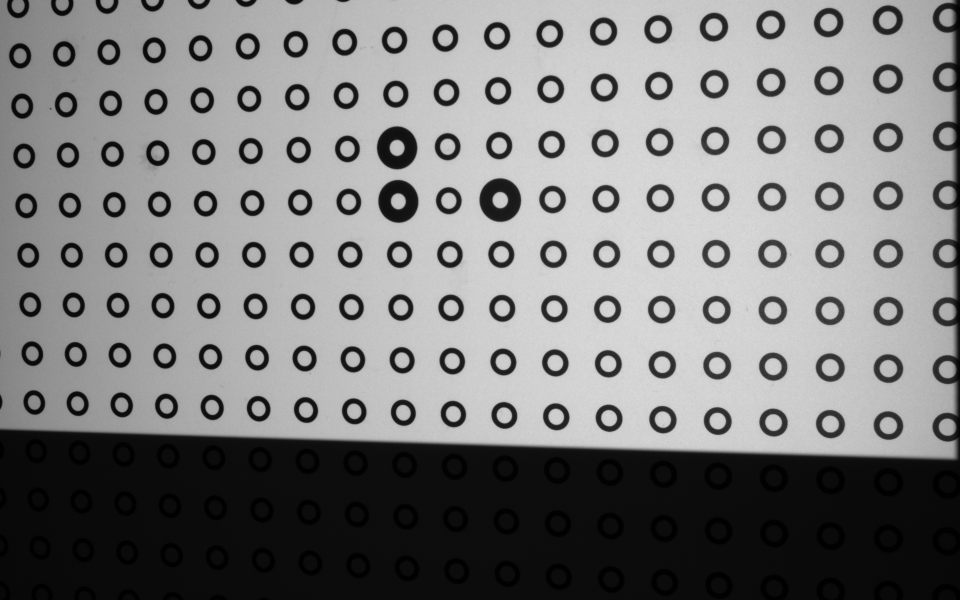
#> input picture tests/data/plate_cam0.png, 1920 x 1200 px (shown at 1/2 size); its folder holds 2 pictures in this run
$ python test_calibration.py
#> lines starting #> are read from the running program, lines starting #| are printed output that depends on the picture; after the words box and inside, x2 and y2 are one past the last pixel; in counts of white or black regions, pixels touching at a corner belong together
### scanner3d/calibration.py
"""Calibrazione stereo con la piastra di anelli.

La piastra (MediumField: passo 7,5 mm) è una griglia regolare di anelli neri su fondo
chiaro. Tre marcatori più grandi, a forma di L con rami da 1 e da 2 passi, fissano
origine e orientamento: così ogni anello ha un indice intero (i, j) e quindi una
posizione 3D nota (i*passo, j*passo, 0), indipendente dalla porzione di piastra inquadrata.

Sistema di coordinate della piastra:
    B = vertice della L          -> (0, 0)
    C = fine del ramo lungo      -> (2, 0)   (asse u)
    A = fine del ramo corto      -> (0, 1)   (asse v)
"""
from __future__ import annotations

import json
import time
from dataclasses import dataclass, field
from pathlib import Path

import cv2
import numpy as np

Grid = dict[tuple[int, int], tuple[float, float]]


# --------------------------------------------------------------------------- rilevamento
def detect_rings(gray: np.ndarray, min_area: float = 80.0) -> np.ndarray:
    """Trova gli anelli. Ritorna un array Nx3 con (x, y, raggio) in pixel."""
    if gray.ndim == 3:
        gray = cv2.cvtColor(gray, cv2.COLOR_BGR2GRAY)
    h, w = gray.shape
    blur = cv2.GaussianBlur(gray, (0, 0), 1.2)
    bw = cv2.adaptiveThreshold(blur, 255, cv2.ADAPTIVE_THRESH_GAUSSIAN_C,
                               cv2.THRESH_BINARY_INV, 101, 10)
    contours, hier = cv2.findContours(bw, cv2.RETR_CCOMP, cv2.CHAIN_APPROX_NONE)
    if hier is None:
        return np.empty((0, 3))
    hier = hier[0]
    rings = []
    for i, c in enumerate(contours):
        if hier[i][3] != -1 or len(c) < 20:      # solo contorni esterni con almeno 20 punti
            continue
        child = hier[i][2]
        if child == -1:
            continue
        area = cv2.contourArea(c)
        if area < min_area:
            continue
        x, y, bw_, bh = cv2.boundingRect(c)
        if x <= 1 or y <= 1 or x + bw_ >= w - 1 or y + bh >= h - 1:  # tagliati dal bordo
            continue
        # buco interno più grande tra i figli
        best, best_area = None, 0.0
        while child != -1:
            a = cv2.contourArea(contours[child])
            if a > best_area and len(contours[child]) >= 5:
                best, best_area = contours[child], a
            child = hier[child][0]
        if best is None or not (0.02 < best_area / area < 0.7):
            continue
        (cxo, cyo), (ao, bo), _ = cv2.fitEllipse(c)
        (cxi, cyi), _, _ = cv2.fitEllipse(best)
        if min(ao, bo) / max(ao, bo) < 0.45:
            continue
        rings.append(((cxo + cxi) / 2, (cyo + cyi) / 2, np.sqrt(ao * bo) / 2))
    return np.array(rings, dtype=np.float64).reshape(-1, 3)


def find_markers(rings: np.ndarray) -> tuple[np.ndarray, np.ndarray, np.ndarray] | None:
    """Individua i tre marcatori grandi e li ordina come (B, C, A). None se non trovati."""
    if len(rings) < 12:
        return None
    # Un marcatore è "grande" rispetto ai suoi vicini, non rispetto a tutta l'immagine:
    # con la piastra inclinata gli anelli vicini alla camera appaiono più grandi di quelli lontani.
    xy, r = rings[:, :2], rings[:, 2]
    dist = np.linalg.norm(xy[:, None, :] - xy[None, :, :], axis=2)
    np.fill_diagonal(dist, np.inf)
    nearest = np.argsort(dist, axis=1)[:, :10]
    ratio = r / np.median(r[nearest], axis=1)
    top = np.argsort(ratio)[::-1][:4]
    if ratio[top[2]] < 1.4 or (len(top) > 3 and ratio[top[3]] > 0.85 * ratio[top[2]]):
        return None                                  # non ci sono esattamente tre marcatori netti
    pts = xy[top[:3]]
    best = None
    for v in range(3):
        o = [k for k in range(3) if k != v]
        a, b = pts[o[0]] - pts[v], pts[o[1]] - pts[v]
        na, nb = np.linalg.norm(a), np.linalg.norm(b)
        if min(na, nb) < 1:
            continue
        score = abs(max(na, nb) / min(na, nb) - 2.0) + abs(a @ b) / (na * nb)
        if best is None or score < best[0]:
            best = (score, v, o, na, nb)
    score, v, o, na, nb = best
    if score > 0.8:                                # tolleranza per la prospettiva
        return None
    short, long_ = (o[0], o[1]) if na < nb else (o[1], o[0])
    return pts[v], pts[long_], pts[short]


@dataclass
class PlateDetection:
    grid: Grid                      # (i, j) -> (x, y) in pixel
    markers: np.ndarray             # 3x2: B, C, A
    n_rings: int

    def __len__(self) -> int:
        return len(self.grid)


def assign_grid(rings: np.ndarray, markers, tol: float = 0.3) -> Grid | None:
    """Assegna a ogni anello il suo indice (i, j) facendo crescere un'omografia dai marcatori."""
    B, C, A = markers
    M = cv2.getAffineTransform(np.float32([[0, 0], [2, 0], [0, 1]]), np.float32([B, C, A]))
    H = np.vstack([M, [0.0, 0.0, 1.0]])           # griglia -> immagine
    pts = rings[:, :2].astype(np.float64).reshape(-1, 1, 2)
    for radius in (4, 7, 11, 16, 26, 60):          # la regione accettata cresce a ogni giro
        g = cv2.perspectiveTransform(pts, np.linalg.inv(H)).reshape(-1, 2)
        idx = np.round(g)
        err = np.linalg.norm(g - idx, axis=1)
        ok = (err < tol) & (np.linalg.norm(idx - np.array([1.0, 0.5]), axis=1) < radius)
        if ok.sum() < 8:
            return None
        order = np.argsort(err)                    # in caso di doppioni vince l'errore minore
        seen, keep = set(), []
        for k in order:
            key = (int(idx[k, 0]), int(idx[k, 1]))
            if ok[k] and key not in seen:
                seen.add(key)
                keep.append(k)
        keep = np.array(keep)
        newH, _ = cv2.findHomography(idx[keep], rings[keep, :2], cv2.RANSAC, 3.0)
        if newH is None:
            return None
        H = newH
    g = cv2.perspectiveTransform(pts, np.linalg.inv(H)).reshape(-1, 2)
    idx, err = np.round(g), np.linalg.norm(g - np.round(g), axis=1)
    grid: Grid = {}
    for k in np.argsort(err):
        key = (int(idx[k, 0]), int(idx[k, 1]))
        if err[k] < tol and key not in grid:
            grid[key] = (float(rings[k, 0]), float(rings[k, 1]))
    return grid


def detect_plate(gray: np.ndarray, min_points: int = 20) -> PlateDetection | None:
    rings = detect_rings(gray)
    markers = find_markers(rings)
    if markers is None:
        return None
    grid = assign_grid(rings, markers)
    if grid is None or len(grid) < min_points:
        return None
    return PlateDetection(grid, np.array(markers), len(rings))


# --------------------------------------------------------------------------- calibrazione
@dataclass
class CalibrationResult:
    image_size: tuple[int, int]
    pitch_mm: float
    K0: np.ndarray
    dist0: np.ndarray
    K1: np.ndarray
    dist1: np.ndarray
    R: np.ndarray                   # camera 0 -> camera 1
    T: np.ndarray                   # mm
    rms0: float
    rms1: float
    rms_stereo: float
    n_poses: int
    per_pose_error: list[float] = field(default_factory=list)
    created: str = ""

    @property
    def baseline_mm(self) -> float:
        return float(np.linalg.norm(self.T))

    @property
    def angle_deg(self) -> float:
        """Angolo tra gli assi ottici delle due camere."""
        c = (np.trace(self.R) - 1.0) / 2.0
        return float(np.degrees(np.arccos(np.clip(c, -1.0, 1.0))))

    @property
    def arc_radius_mm(self) -> float:
        """Raggio dell'arco su cui stanno le camere (puntate al centro): corda / (2 sin(angolo/2))."""
        a = np.radians(self.angle_deg)
        return float(self.baseline_mm / (2 * np.sin(a / 2))) if a > 1e-3 else float("inf")

    def summary(self) -> str:
        return (f"{self.n_poses} pose | errore camere {self.rms0:.3f} / {self.rms1:.3f} px | "
                f"errore stereo {self.rms_stereo:.3f} px | distanza tra le camere "
                f"{self.baseline_mm:.1f} mm | angolo {self.angle_deg:.1f}° | "
                f"raggio dell'arco {self.arc_radius_mm:.0f} mm")

    def to_json(self) -> dict:
        return {
            "creato": self.created, "image_size": list(self.image_size),
            "pitch_mm": self.pitch_mm, "n_pose": self.n_poses,
            "K0": self.K0.tolist(), "dist0": self.dist0.ravel().tolist(),
            "K1": self.K1.tolist(), "dist1": self.dist1.ravel().tolist(),
            "R": self.R.tolist(), "T": self.T.ravel().tolist(),
            "rms0": self.rms0, "rms1": self.rms1, "rms_stereo": self.rms_stereo,
            "errore_per_posa": self.per_pose_error,
        }

    def save(self, path: str | Path) -> None:
        path = Path(path)
        path.parent.mkdir(parents=True, exist_ok=True)
        path.write_text(json.dumps(self.to_json(), indent=2), encoding="utf-8")

    @staticmethod
    def load(path: str | Path) -> "CalibrationResult":
        d = json.loads(Path(path).read_text(encoding="utf-8"))
        return CalibrationResult(
            tuple(d["image_size"]), d["pitch_mm"],
            np.array(d["K0"]), np.array(d["dist0"]), np.array(d["K1"]), np.array(d["dist1"]),
            np.array(d["R"]), np.array(d["T"]).reshape(3, 1),
            d["rms0"], d["rms1"], d["rms_stereo"], d["n_pose"],
            d.get("errore_per_posa", []), d.get("creato", ""))


class StereoCalibrator:
    """Raccoglie le pose della piastra viste da entrambe le camere e calcola la calibrazione."""

    MIN_POSES = 8

    def __init__(self, pitch_mm: float = 7.5, min_common: int = 15) -> None:
        self.pitch = pitch_mm
        self.min_common = min_common
        self.poses: list[tuple[Grid, Grid]] = []
        self.image_size: tuple[int, int] | None = None   # (larghezza, altezza)

    def reset(self) -> None:
        self.poses.clear()

    def add_pair(self, img0: np.ndarray, img1: np.ndarray):
        """Prova ad aggiungere una posa. Ritorna (ok, messaggio, det0, det1)."""
        h, w = img0.shape[:2]
        if self.image_size is not None and self.image_size != (w, h):
            return False, "Dimensione immagini diversa dalle pose precedenti.", None, None
        d0, d1 = detect_plate(img0), detect_plate(img1)
        if d0 is None or d1 is None:
            if d0 is None and d1 is None:
                dove = "in nessuna delle due camere"
            else:
                dove = "nella camera " + ("sinistra" if d0 is None else "destra")
            return False, f"Piastra non riconosciuta {dove}: controlla luce e inquadratura " \
                          "(devono vedersi i tre cerchi grandi).", d0, d1
        common = set(d0.grid) & set(d1.grid)
        if len(common) < self.min_common:
            return False, f"Solo {len(common)} anelli in comune tra le due camere (servono almeno " \
                          f"{self.min_common}): avvicina la piastra al centro del campo.", d0, d1
        self.image_size = (w, h)
        self.poses.append((d0.grid, d1.grid))
        return True, f"Posa {len(self.poses)} acquisita: {len(common)} anelli in comune.", d0, d1

    def _obj(self, keys) -> np.ndarray:
        return np.array([[i * self.pitch, j * self.pitch, 0.0] for i, j in keys], np.float32)

    def calibrate(self) -> CalibrationResult:
        if len(self.poses) < self.MIN_POSES:
            raise ValueError(f"Servono almeno {self.MIN_POSES} pose, ne hai {len(self.poses)}.")
        size = self.image_size
        mono = []
        for cam in (0, 1):
            objs, imgs = [], []
            for pose in self.poses:
                g = pose[cam]
                keys = sorted(g)
                objs.append(self._obj(keys))
                imgs.append(np.array([g[k] for k in keys], np.float32).reshape(-1, 1, 2))
            flags = cv2.CALIB_ZERO_TANGENT_DIST | cv2.CALIB_FIX_K3
            rms, K, dist, _, _, _, _, per_view = cv2.calibrateCameraExtended(
                objs, imgs, size, None, None, flags=flags)
            mono.append((rms, K, dist, per_view.ravel()))
        objs, i0, i1 = [], [], []
        for g0, g1 in self.poses:
            keys = sorted(set(g0) & set(g1))
            objs.append(self._obj(keys))
            i0.append(np.array([g0[k] for k in keys], np.float32).reshape(-1, 1, 2))
            i1.append(np.array([g1[k] for k in keys], np.float32).reshape(-1, 1, 2))
        crit = (cv2.TERM_CRITERIA_COUNT + cv2.TERM_CRITERIA_EPS, 100, 1e-7)
        out = cv2.stereoCalibrate(objs, i0, i1, mono[0][1], mono[0][2], mono[1][1], mono[1][2],
                                  size, flags=cv2.CALIB_FIX_INTRINSIC, criteria=crit)
        rms_stereo, R, T = out[0], out[5], out[6]
        per_pose = ((mono[0][3] + mono[1][3]) / 2).tolist()
        return CalibrationResult(size, self.pitch, mono[0][1], mono[0][2], mono[1][1], mono[1][2],
                                 R, T, mono[0][0], mono[1][0], rms_stereo, len(self.poses),
                                 per_pose, time.strftime("%Y-%m-%d %H:%M"))

### tools/test_calibration.py
"""Test della calibrazione senza hardware.

1. Immagini reali salvate in tests/data: il rilevamento deve trovare i marcatori e gli indici.
2. Simulazione: due camere con parametri noti vedono la piastra in molte pose; la
   calibrazione deve ritrovare i parametri veri.

    set PYTHONPATH=.   (PowerShell: $env:PYTHONPATH=".")
    python tools/test_calibration.py
"""
import sys
from pathlib import Path

import cv2
import numpy as np

from scanner3d.calibration import StereoCalibrator, detect_plate

ROOT = Path(__file__).resolve().parents[1]
fails = []


def check(name, cond, detail=""):
    print(("OK   " if cond else "FAIL ") + name + (f"  [{detail}]" if detail else ""))
    if not cond:
        fails.append(name)


# ---------------------------------------------------------------- 1. immagini reali
print("== immagini reali")
dets = []
for i in (0, 1):
    img = cv2.imread(str(ROOT / "tests" / "data" / f"plate_cam{i}.png"), cv2.IMREAD_GRAYSCALE)
#> img is the input picture: shape (1200, 1920); min 0, max 225, mean 125.7
    det = detect_plate(img)
#> in detect_rings, `bw = cv2.adaptiveThreshold(blur, 255, cv2.ADAPTIVE_THRESH_GAUSSIAN_C, ..`:
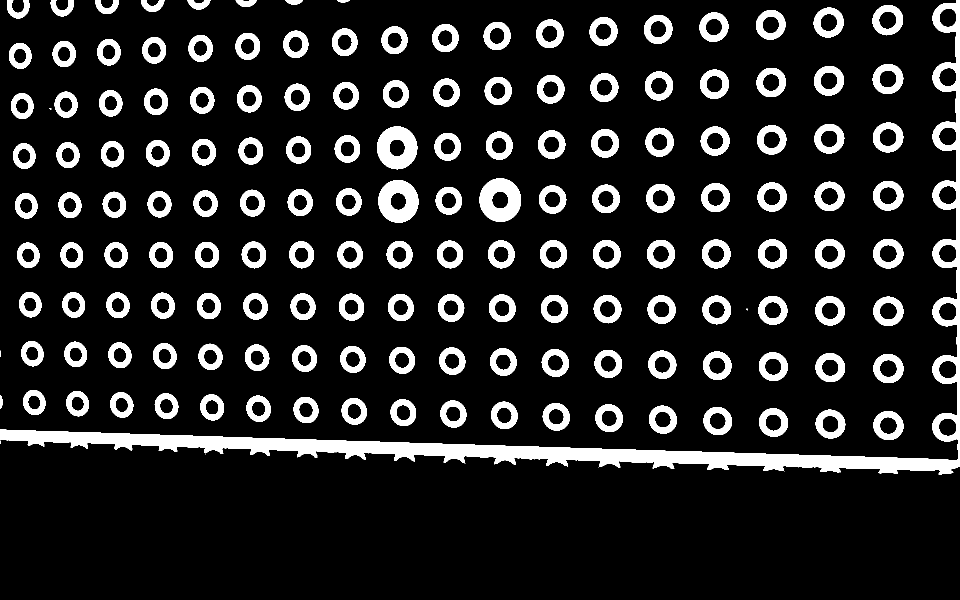
#> bw: shape (1200, 1920) (shown at 1/2 size); 13.4% white; 159 white regions (4 under 20 px)
#> in detect_rings, `contours, hier = cv2.findContours(bw, cv2.RETR_CCOMP, cv2.CHAIN_APPROX..`: contours = 314 contours, 8 with area under 20; largest, box (x1, y1, x2, y2) and area: (0, 0, 1920, 949) 72820, (959, 357, 1042, 444) 5596, (754, 253, 835, 339) 5330, (757, 360, 837, 446) 5290, (1745, 10, 1806, 71) 2830
#> the loop in detect_rings, `for i, c in enumerate(contours):` made 314 passes
#> (area, x, y, bw_, bh, cxo, cyo) on passes 3, 5, 7: (2676.5, 1747, 822, 60, 58, 1776.4, 850.7), (2606, 1631, 819, 60, 58, 1660.4, 847.7), (2530, 1518, 817, 58, 57, 1546.6, 844.6)
#> after the loop in detect_rings, `for i, c in enumerate(contours):`: rings = 144 items, first 6: (1776.4, 850.7, 29.19), (1660.4, 847.7, 28.81), (1546.6, 844.6, 28.38), (1435, 841.6, 27.99), (1325.3, 838.8, 27.62), (1217.8, 835.9, 27.26)
#> in detect_plate, `rings = detect_rings(gray)`: rings = 144 rows, first 8: [1776.4, 850.7, 29.19], [1660.4, 847.7, 28.81], [1546.6, 844.6, 28.38], [1435, 841.6, 27.99], [1325.3, 838.8, 27.62], [1217.8, 835.9, 27.26], [1112, 833.1, 26.93], [1008.2, 830.3, 26.59]
#> in find_markers, `xy, r = rings[:, :2], rings[:, 2]`: xy = 144 pairs, first value 39.81 to 1776.4, second value 39.85 to 850.7; r = 144 values, max 42.21 at index 89, min 23.3 at index 17, mean 26.76
#> in find_markers, `dist = np.linalg.norm(xy[:, None, :] - xy[None, :, :], axis=2)`:
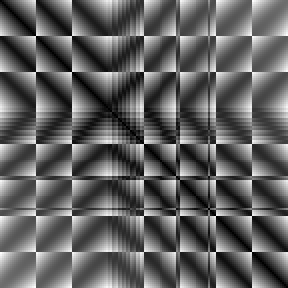
#> dist: shape (144, 144) float64 (shown 2 times larger); min 0, max 1887.4, mean 719.4; drawn with min black and max white
#> in find_markers, `np.fill_diagonal(dist, np.inf)`:
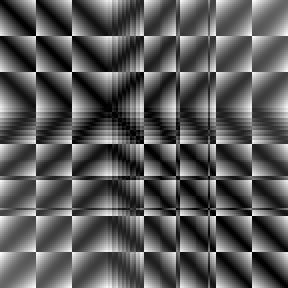
#> dist: shape (144, 144) float64 (shown 2 times larger); 0.69% of pixels changed, all inside (x1, y1, x2, y2) = (0, 0, 144, 144); drawn with min black, max white, NaN and infinite black
#> in find_markers, `ratio = r / np.median(r[nearest], axis=1)`: ratio = 144 values, max 1.56 at index 88, min 0.979 at index 17, mean 1.01
#> in find_markers, `top = np.argsort(ratio)[::-1][:4]`: top = [88, 89, 104, 143]
#> (the rest of the program and of its run is left out)
